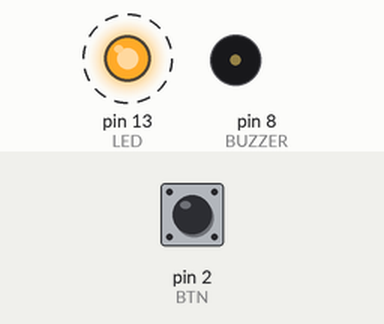
Recording of a sketch running on a simulated Arduino Uno, built with avr-gcc and run on an emulated ATmega328P. Parts: output pins drawn as LEDs (lit = HIGH), buzzer (waves = sounding, pin HIGH). Dashed ring = blinking. The inputs (shaded band) are chosen by the test bench; at power-on: pin 2 (BTN) HIGH.

Above: at 1.2 s.
1.3 s: pin 2 (BTN) pulled LOW for 0.15 s
At 2.4 s:
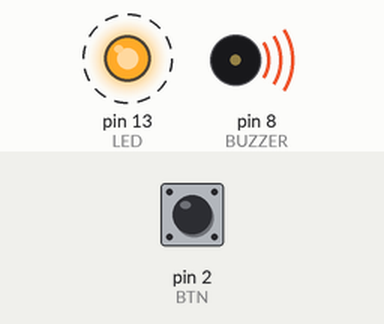
Timing chart, 0 to 10.4 s (numbered marks = the images above; inputs shaded):
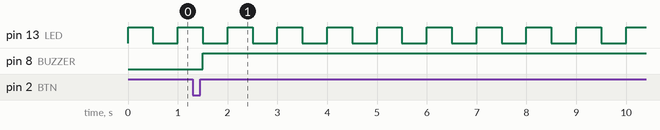

The sketch:

sketch.ino
```cpp
const int BTN = 2;
const int BUZZER = 8;
const int LED = 13;

volatile bool alarm = false;

void setup() {
  pinMode(BUZZER, OUTPUT);
  pinMode(LED, OUTPUT);
  pinMode(BTN, INPUT_PULLUP);
  attachInterrupt(digitalPinToInterrupt(BTN), trigger, FALLING);
}

void loop() {
  if (alarm) digitalWrite(BUZZER, HIGH);
  digitalWrite(LED, !digitalRead(LED));
  delay(500);
}

void trigger() {
  alarm = true;
}
```

Measured:
- after the input at 1.3 s, pin 8 (BUZZER): LOW → HIGH after 0.20 s
- by itself, pin 13 (LED): alternates HIGH for 0.50 s and LOW for 0.50 s
